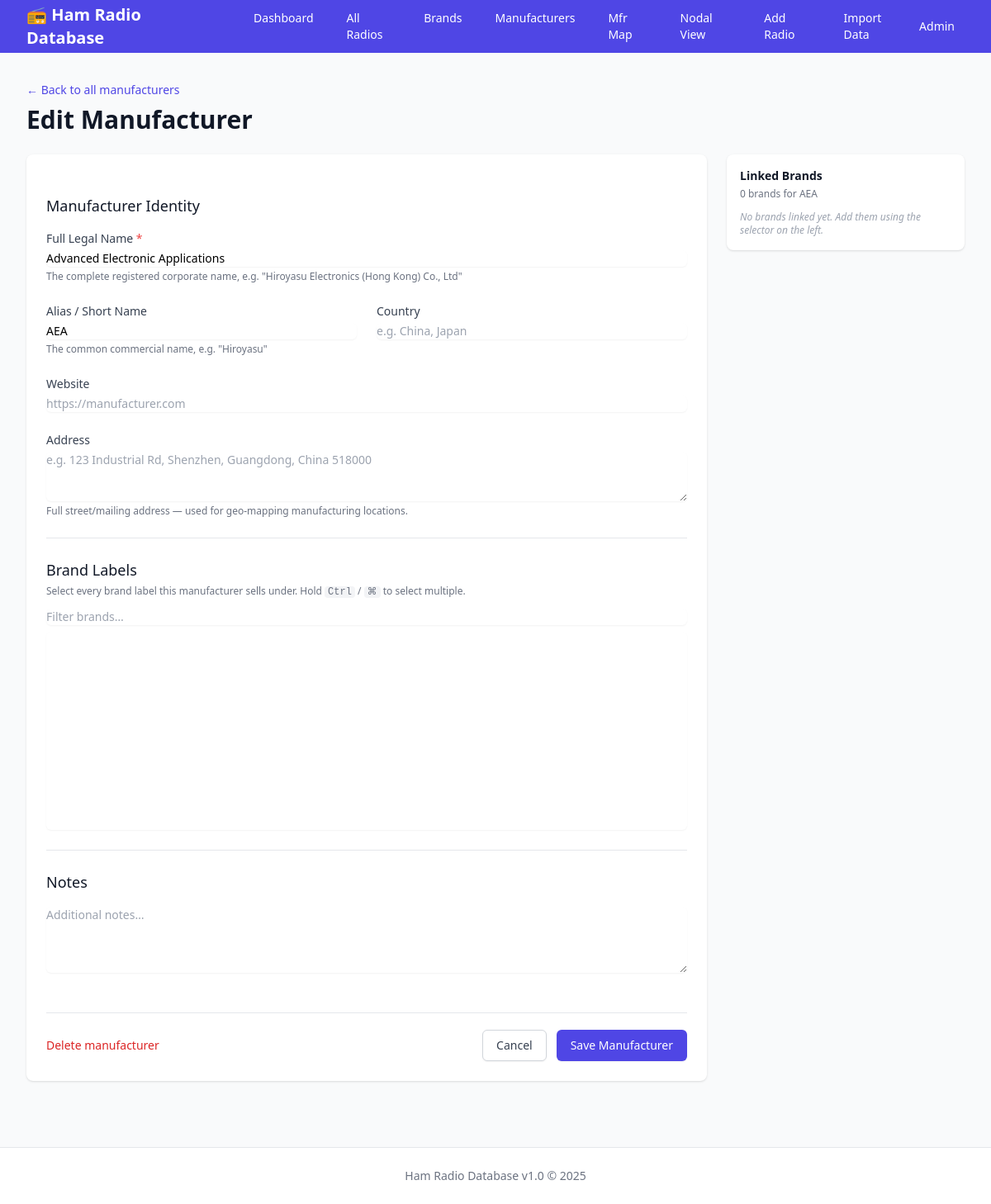
The app's page /radios/manufacturers/1/edit/ with its own data.
### radios/models.py (models this page shows, shortened)
class Manufacturer(models.Model):
    full_name = models.CharField(
        max_length=500,
        unique=True,
        help_text="Full legal company name, e.g. 'Hiroyasu Electronics (Hong Kong) Co., Ltd'",
    )
    alias = models.CharField(
        max_length=200,
        blank=True,
        help_text="Common short name used commercially, e.g. 'Hiroyasu'",
    )
    brands = models.ManyToManyField(
        Brand,
        blank=True,
        related_name='manufacturers',
        help_text="Brand labels this manufacturer sells under",
    )
    website = models.URLField(max_length=500, blank=True)
    country = models.CharField(max_length=100, blank=True)
    address = models.TextField(
        blank=True,
        help_text="Full street/mailing address, used for geo-mapping manufacturing locations.",
    )
    latitude = models.FloatField(null=True, blank=True)
    longitude = models.FloatField(null=True, blank=True)
    geocode_failed = models.BooleanField(
        default=False,
        help_text="Set when Nominatim could not resolve the address.",
    )
    geocode_precision = models.CharField(
        max_length=20,
        blank=True,
        help_text="Resolution level achieved: full, city, state, country, or empty when not yet geocoded.",
    )
    notes = models.TextField(blank=True)
    created_at = models.DateTimeField(auto_now_add=True)
    updated_at = models.DateTimeField(auto_now=True)
    class Meta:
        ordering = ['full_name']
        verbose_name = 'Manufacturer'
        verbose_name_plural = 'Manufacturers'

### radios/views.py (the view, shortened to what this page needs)
# urls.py: path('manufacturers/<int:pk>/edit/', views.ManufacturerUpdateView.as_view(), name='manufacturer_edit'),
class ManufacturerUpdateView(UpdateView):
    model = Manufacturer
    form_class = ManufacturerForm
    template_name = 'radios/manufacturer_form.html'
    def get_context_data(self, **kwargs):
        context = super().get_context_data(**kwargs)
        context['linked_brands'] = self.object.brands.all().order_by('name')
        return context

### radios/context_processors.py (called while the page is built)
def app_version(_request):
    return {"app_version": settings.APP_VERSION}

### radios/templates/radios/manufacturer_form.html (shortened to what this page needs)
{% extends 'base.html' %}
{% block content %}
<div class="max-w-7xl mx-auto">
    <div class="mb-6">
        <a href="{% url 'manufacturer_list' %}" class="text-sm text-indigo-600 hover:text-indigo-900 mb-2 inline-block">
            ← Back to all manufacturers
        </a>
        <h1 class="text-3xl font-bold text-gray-900">
            {% if form.instance.pk %}Edit Manufacturer{% else %}Add New Manufacturer{% endif %}
        </h1>
    </div>
    <div class="flex gap-6 items-start">
        <div class="flex-1 min-w-0 space-y-6">
            <div class="bg-white shadow rounded-lg">
                <form method="post" class="space-y-6 p-6">
                <div class="border-b border-gray-200 pb-6">
                    <h3 class="text-lg font-medium text-gray-900 mb-4">Manufacturer Identity</h3>
                    <div class="grid grid-cols-1 gap-6 sm:grid-cols-2">
                        <div class="sm:col-span-2">
                            <label for="{{ form.full_name.id_for_label }}" class="block text-sm font-medium text-gray-700">
                                Full Legal Name <span class="text-red-500">*</span>
                            </label>
                            {{ form.full_name }}
                            <p class="mt-1 text-xs text-gray-500">
                                The complete registered corporate name, e.g. "Hiroyasu Electronics (Hong Kong) Co., Ltd"
                            </p>
                        </div>
                        <div>
                            <label for="{{ form.alias.id_for_label }}" class="block text-sm font-medium text-gray-700">
                                Alias / Short Name
                            </label>
                            {{ form.alias }}
                            <p class="mt-1 text-xs text-gray-500">
                                The common commercial name, e.g. "Hiroyasu"
                            </p>
                        </div>
                        <div>
                            <label for="{{ form.country.id_for_label }}" class="block text-sm font-medium text-gray-700">Country</label>
                            {{ form.country }}
                        </div>
                        <div class="sm:col-span-2">
                            <label for="{{ form.website.id_for_label }}" class="block text-sm font-medium text-gray-700">Website</label>
                            {{ form.website }}
                        </div>
                        <div class="sm:col-span-2">
                            <label for="{{ form.address.id_for_label }}" class="block text-sm font-medium text-gray-700">Address</label>
                            {{ form.address }}
                            <p class="mt-1 text-xs text-gray-500">
                                Full street/mailing address — used for geo-mapping manufacturing locations.
                            </p>
                        </div>
                    </div>
                </div>
                <div class="border-b border-gray-200 pb-6">
                    <h3 class="text-lg font-medium text-gray-900 mb-1">Brand Labels</h3>
                    <p class="text-xs text-gray-500 mb-3">
                        Select every brand label this manufacturer sells under.
                        Hold <kbd class="font-mono bg-gray-100 px-1 rounded">Ctrl</kbd> /
                        <kbd class="font-mono bg-gray-100 px-1 rounded">⌘</kbd> to select multiple.
                    </p>
                    <input type="text" id="brand-filter" placeholder="Filter brands…"
                           class="mb-2 block w-full rounded-md border-gray-300 shadow-sm
                                  focus:border-indigo-500 focus:ring-indigo-500 sm:text-sm">
                    {{ form.brands }}
                </div>
                <div class="pb-6">
                    <h3 class="text-lg font-medium text-gray-900 mb-4">Notes</h3>
                    {{ form.notes }}
                </div>
                <div class="pt-5 border-t border-gray-200 flex justify-between items-center">
                    {% if form.instance.pk %}
                    <a href="{% url 'manufacturer_delete' form.instance.pk %}"
                       class="text-sm text-red-600 hover:text-red-900">Delete manufacturer</a>
                    {% else %}
                    <span></span>
                    {% endif %}
                    <div class="flex space-x-3">
                        <a href="{% url 'manufacturer_list' %}"
                           class="bg-white py-2 px-4 border border-gray-300 rounded-md shadow-sm text-sm font-medium text-gray-700 hover:bg-gray-50">
                            Cancel
                        </a>
                        <button type="submit"
                                class="inline-flex justify-center py-2 px-4 border border-transparent shadow-sm text-sm font-medium rounded-md text-white bg-indigo-600 hover:bg-indigo-700">
                            Save Manufacturer
                        </button>
                    </div>
                </div>
                </form>
            </div>
        </div>
        {% if form.instance.pk %}
        <div class="w-72 shrink-0">
            <div class="bg-white shadow rounded-lg p-4 sticky top-4">
                <h3 class="text-sm font-semibold text-gray-900 mb-1">Linked Brands</h3>
                <p class="text-xs text-gray-500 mb-3">
                    {{ linked_brands|length }} brand{{ linked_brands|length|pluralize }} for
                    <span class="font-medium">{{ form.instance.alias|default:form.instance.full_name }}</span>
                </p>
                {% if linked_brands %}
                <ul class="overflow-y-auto max-h-[70vh] divide-y divide-gray-100 -mx-1">
                    {% for brand in linked_brands %}
                    <li>
                        <a href="{% url 'brand_edit' brand.pk %}"
                           class="block px-2 py-2 text-sm text-indigo-700 hover:bg-indigo-50 rounded">
                            <span class="font-medium">{{ brand.name }}</span>
                            {% if brand.alias %}
                            <span class="text-gray-400 text-xs ml-1">({{ brand.alias }})</span>
                            {% endif %}
                            {% if brand.grantee_code %}
                            <span class="block text-xs text-gray-400">{{ brand.grantee_code }}</span>
                            {% endif %}
                        </a>
                    </li>
                    {% endfor %}
                </ul>
                {% else %}
                <p class="text-xs text-gray-400 italic">No brands linked yet. Add them using the selector on the left.</p>
                {% endif %}
            </div>
        </div>
        {% endif %}
    </div>
</div>
{% endblock %}

### records on screen
Manufacturer: full_name "Advanced Electronic Applications", alias "AEA", instance.alias "AEA"

### other values on screen
{{ linked_brands|length }} "0"
{{ app_version }} "1.0"
